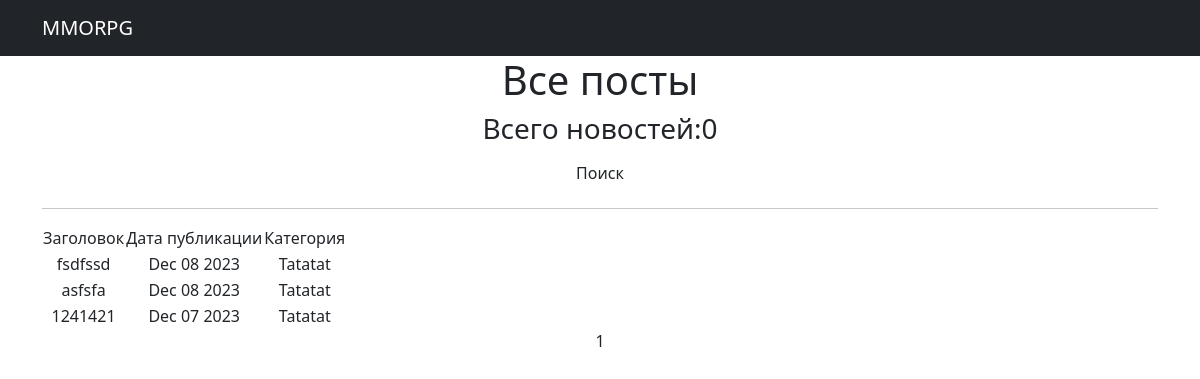
The app's page /posts/, older data.
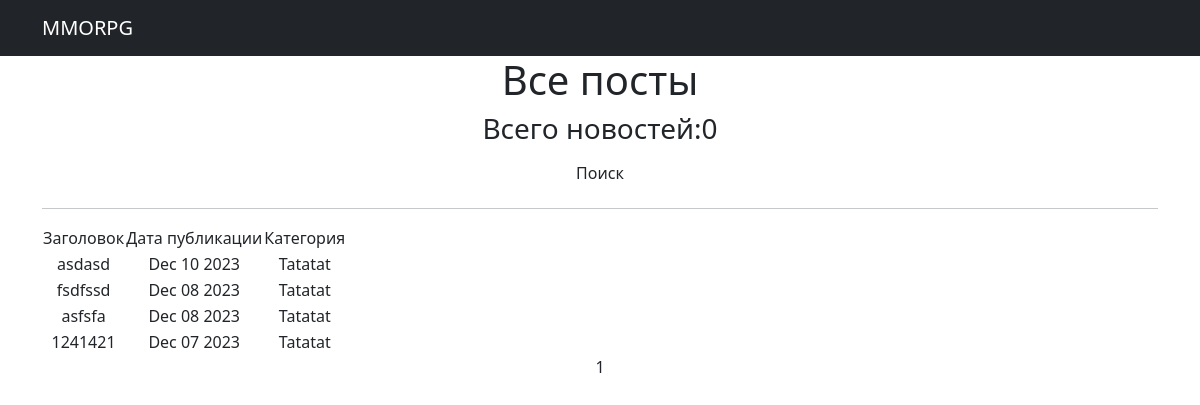
The same page, newer data.
### simpleapp/models.py (models this page shows, shortened)
class Post(models.Model):
    player = models.ForeignKey(Player,on_delete=models.CASCADE)
    tanks = 'TK'
    heals = 'HL'
    damage_dealers = 'DD'
    vendors = 'VD'
    guildmasters = 'GM'
    quest_giver = 'QG'
    smiths = 'SM'
    skinners = 'SK'
    potion_masters = 'PM'
    enchanters = 'EH'
    CATEGORY_CHOICES = (
        (tanks,'Танки'),(heals,'Хилы'),(damage_dealers,'Дамагеры'),(vendors,'Торговцы'),(guildmasters,'Гильдмастера'),
        (quest_giver,'Квестгиверы'),(smiths,'Кузнецы'),(skinners,'Кожевники'),(potion_masters,'Зельевары'),(enchanters,'Мастера заклинаний')
    )
    categoryType = models.CharField(max_length=2,choices=CATEGORY_CHOICES,default=None)
    dateCreation = models.DateTimeField(auto_now_add=True)
    category = models.ForeignKey(Category, on_delete=models.CASCADE, related_name='category')
    title = models.CharField(max_length=128)

class Category(models.Model):
    name = models.CharField(max_length=30,unique=True,)
    subscribers = models.ManyToManyField(User,related_name='categories')
    def __str__(self):
        return self.name.title()

### simpleapp/views.py (the view)
# urls.py: path('',PostList.as_view(),name='posts'),
class PostList(ListView):
    raise_exception = True
    model = Post
    ordering = '-dateCreation'
    template_name = 'posts.html'
    context_object_name = 'posts'
    paginate_by = 10

### templates/posts.html (shortened to what this page needs)
{% extends 'flatpages/default.html' %}
{% block content %}
    <h1>Все посты</h1>
    <h3>Всего новостей:{{ Posts|length }}</h3>
    <a href="search" class="btn">Поиск</a>
    <hr>
    {% if posts %}
        <table>
            <tr>
                <td>Заголовок</td>
                <td>Дата публикации</td>
                <td>Категория</td>
            </tr>
            {% for post in posts %}
            <tr>
                <td>{{ post.title }}</td>
                <td>{{ post.dateCreation|date:'M d Y' }}</td>
                <td>{{post.category}}</td>
                <td>
                </td>
            </tr>
            {% endfor %}
        </table>
    {% else %}
        <h2> Постов нет <h2>
    {% endif %}
    {{ page_obj.number }}
{% endblock content%}

Row changes from the older to the newer data that the page shows:
added Post: title "asdasd", dateCreation "Dec 10 2023", category "Tatatat"
